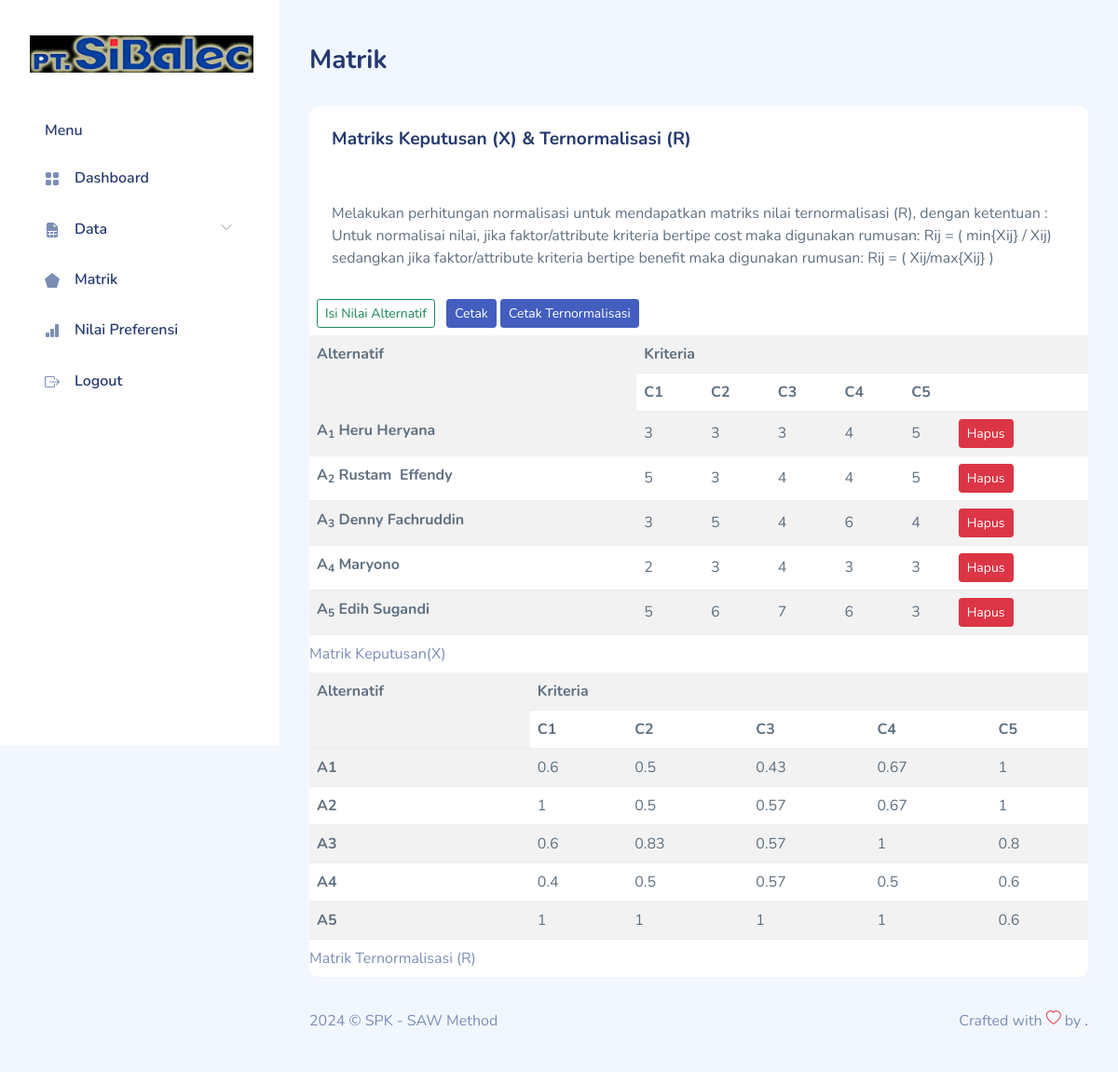
Screenshot of /matrik.php (signed in) with the database file from the repository.
### tables this page shows
CREATE TABLE `saw_evaluations` (
  `id_alternative` smallint(5) UNSIGNED NOT NULL,
  `id_criteria` tinyint(3) UNSIGNED NOT NULL,
  `value` float NOT NULL
);

CREATE TABLE `saw_alternatives` (
  `id_alternative` smallint(5) UNSIGNED NOT NULL,
  `name` varchar(30) NOT NULL
);

### matrik.php (the view, shortened to what this page needs)
<!DOCTYPE html>
<html lang="en">
  <?php
require "layout/head.php";
require "include/conn.php";
?>
  <body>
    <div id="app">
      <?php require "layout/sidebar.php";?>
      <div id="main">
        <div class="page-heading">
          <h3>Matrik</h3>
        </div>
        <div class="page-content">
          <section class="row">
            <div class="col-12">
              <div class="card">
                <div class="card-header">
                  <h4 class="card-title">Matriks Keputusan (X) &amp; Ternormalisasi (R)</h4>
                </div>
                <div class="card-content">
                  <div class="card-body">
                    <p class="card-text">Melakukan perhitungan normalisasi untuk mendapatkan matriks nilai ternormalisasi (R), dengan ketentuan :
Untuk normalisai nilai, jika faktor/attribute kriteria bertipe cost maka digunakan rumusan:
Rij = ( min{Xij} / Xij)
sedangkan jika faktor/attribute kriteria bertipe benefit maka digunakan rumusan:
Rij = ( Xij/max{Xij} )</p>
                  </div>
                  <button type="button" class="btn btn-outline-success btn-sm m-2" data-bs-toggle="modal"
                                        data-bs-target="#inlineForm">
                                        Isi Nilai Alternatif
                                    </button>
                                    <a href="cetak_matrik.php" target="_blank" class="btn btn-primary btn-sm">Cetak</a>
                                    <a href="cetak_ternormalisasi.php" target="_blank" class="btn btn-primary btn-sm">Cetak Ternormalisasi</a>
                  <div class="table-responsive" id="decision-matrix">
                  <table class="table table-striped mb-0">
                  <caption>
        Matrik Keputusan(X)
    </caption>
    <tr>
        <th rowspan='2'>Alternatif</th>
        <th colspan='6'>Kriteria</th>
    </tr>
    <tr>
        <th>C1</th>
        <th>C2</th>
        <th>C3</th>
        <th>C4</th>
        <th colspan="2">C5</th>
    </tr>
    <?php
$sql = "SELECT
          a.id_alternative,
          b.name,
          SUM(IF(a.id_criteria=1,a.value,0)) AS C1,
          SUM(IF(a.id_criteria=2,a.value,0)) AS C2,
          SUM(IF(a.id_criteria=3,a.value,0)) AS C3,
          SUM(IF(a.id_criteria=4,a.value,0)) AS C4,
          SUM(IF(a.id_criteria=5,a.value,0)) AS C5
        FROM
          saw_evaluations a
          JOIN saw_alternatives b USING(id_alternative)
        GROUP BY a.id_alternative
        ORDER BY a.id_alternative";
$result = $db->query($sql);
$X = array(1 => array(), 2 => array(), 3 => array(), 4 => array(), 5 => array());
while ($row = $result->fetch_object()) {
    array_push($X[1], round($row->C1, 2));
    array_push($X[2], round($row->C2, 2));
    array_push($X[3], round($row->C3, 2));
    array_push($X[4], round($row->C4, 2));
    array_push($X[5], round($row->C5, 2));
    echo "<tr class='center'>
            <th>A<sub>{$row->id_alternative}</sub> {$row->name}</th>
            <td>" . round($row->C1, 2) . "</td>
            <td>" . round($row->C2, 2) . "</td>
            <td>" . round($row->C3, 2) . "</td>
            <td>" . round($row->C4, 2) . "</td>
            <td>" . round($row->C5, 2) . "</td>
            <td>
            <a href='keputusan-hapus.php?id={$row->id_alternative}' class='btn btn-danger btn-sm'>Hapus</a>
            </td>
          </tr>\n";
}
?>
</table>
<table class="table table-striped mb-0">
    <caption>
        Matrik Ternormalisasi (R)
    </caption>
    <tr>
        <th rowspan='2'>Alternatif</th>
        <th colspan='5'>Kriteria</th>
    </tr>
    <tr>
        <th>C1</th>
        <th>C2</th>
        <th>C3</th>
        <th>C4</th>
        <th>C5</th>
    </tr>
    <?php
$sql = "SELECT
          a.id_alternative,
          SUM(
            IF(
              a.id_criteria=1,
              IF(
                b.attribute='benefit',
                a.value/" . max($X[1]) . ",
                " . min($X[1]) . "/a.value)
              ,0)
              ) AS C1,
          SUM(
            IF(
              a.id_criteria=2,
              IF(
                b.attribute='benefit',
                a.value/" . max($X[2]) . ",
                " . min($X[2]) . "/a.value)
               ,0)
             ) AS C2,
          SUM(
            IF(
              a.id_criteria=3,
              IF(
                b.attribute='benefit',
                a.value/" . max($X[3]) . ",
                " . min($X[3]) . "/a.value)
               ,0)
             ) AS C3,
          SUM(
            IF(
              a.id_criteria=4,
              IF(
                b.attribute='benefit',
                a.value/" . max($X[4]) . ",
                " . min($X[4]) . "/a.value)
               ,0)
             ) AS C4,
          SUM(
            IF(
              a.id_criteria=5,
              IF(
                b.attribute='benefit',
                a.value/" . max($X[5]) . ",
                " . min($X[5]) . "/a.value)
               ,0)
             ) AS C5
        FROM
          saw_evaluations a
          JOIN saw_criterias b USING(id_criteria)
        GROUP BY a.id_alternative
        ORDER BY a.id_alternative
       ";
$result = $db->query($sql);
while ($row = $result->fetch_object()) {
    echo "<tr class='center'>
            <th>A{$row->id_alternative}</th>
            <td>" . round($row->C1, 2) . "</td>
            <td>" . round($row->C2, 2) . "</td>
            <td>" . round($row->C3, 2) . "</td>
            <td>" . round($row->C4, 2) . "</td>
            <td>" . round($row->C5, 2) . "</td>
          </tr>\n";
}
?>
</table>
                  </div>
                </div>
              </div>
            </div>
          </section>
        </div>
        <?php require "layout/footer.php";?>
      </div>
    </div>
  </body>
</html>

### layout/head.php (shortened to what this page needs)
<head>
    <link rel="stylesheet" href="assets/css/bootstrap.css">
    <link rel="stylesheet" href="assets/vendors/iconly/bold.css">
    <link rel="stylesheet" href="assets/vendors/perfect-scrollbar/perfect-scrollbar.css">
    <link rel="stylesheet" href="assets/vendors/bootstrap-icons/bootstrap-icons.css">
    <link rel="stylesheet" href="assets/css/app.css">
</head>

### layout/sidebar.php (shortened to what this page needs)
<div id="sidebar" class="active">
    <div class="sidebar-wrapper active">
        <div class="sidebar-header">
            <div class="d-flex justify-content-between">
                <div class="logo">
                    <a href="./index.php">
                        <img src="assets/images/logo.png" alt="Logo" style="height: 40px; width: auto;">
                    </a>
                </div>
            </div>
        </div>
        <div class="sidebar-menu">
            <ul class="menu">
                <li class="sidebar-title">Menu</li>
                <li class="sidebar-item">
                    <a href="./" class='sidebar-link'>
                        <i class="bi bi-grid-fill"></i>
                        <span>Dashboard</span>
                    </a>
                </li>
                <li class="sidebar-item  has-sub">
                    <a href="#" class='sidebar-link'>
                        <i class="bi bi-file-earmark-spreadsheet-fill"></i>
                        <span>Data</span>
                    </a>
                </li>
                <li class="sidebar-item">
                    <a href="matrik.php" class='sidebar-link'>
                        <i class="bi bi-pentagon-fill"></i>
                        <span>Matrik</span>
                    </a>
                </li>
                <li class="sidebar-item">
                    <a href="preferensi.php" class='sidebar-link'>
                        <i class="bi bi-bar-chart-fill"></i>
                        <span>Nilai Preferensi</span>
                    </a>
                </li>
                <li class="sidebar-item">
                    <a href="logout.php" class='sidebar-link'>
                        <i class="bi bi-box-arrow-right"></i>
                        <span>Logout</span>
                    </a>
                </li>
            </ul>
        </div>
    </div>
</div>

### layout/footer.php
<footer>
    <div class="footer clearfix mb-0 text-muted">
        <div class="float-start">
            <p>2024 &copy; SPK - SAW Method</p>
        </div>
        <div class="float-end">
            <p>Crafted with <span class="text-danger"><i class="bi bi-heart"></i></span> by <a
                    href="http://github.com/ghalibassaidy">.</a></p>
        </div>
    </div>
</footer>

### assets/css/app.css (style rules this page uses)
.btn.btn-danger,.btn.btn-info,.btn.btn-primary,.btn.btn-secondary,.btn.btn-success,.btn.btn-warning { color:#fff }
.card { margin-bottom:2.2rem;border:none }
.card .card-header { border:none }
.card .card-header h4 { font-size:1.2rem;font-weight:700 }
.card .card-content { position:relative }
.card .card-title { font-size:1.2rem }
.card .card-body { padding:1.5rem }
#sidebar.active .sidebar-wrapper { left:0 }
.sidebar-wrapper { width:300px;height:100vh;position:fixed;top:0;z-index:10;overflow-y:auto;background-color:#fff;bottom:0;transition:left .5s ease-out }
.sidebar-wrapper .sidebar-header { padding:2rem 2rem 1rem;font-size:2rem;font-weight:700 }
.sidebar-wrapper .sidebar-header img { height:1.2rem }
.sidebar-wrapper .menu { margin-top:2rem;padding:0 2rem;font-weight:600 }
.sidebar-wrapper .menu .sidebar-title { padding:0 1rem;margin:1.5rem 0 1rem;font-size:1rem;list-style:none;font-weight:600;color:#25396f }
.sidebar-wrapper .menu .sidebar-link { display:block;padding:.7rem 1rem;font-size:1rem;display:flex;align-items:center;border-radius:.5rem;transition:all .5s;text-decoration:none;color:#25396f }
.sidebar-wrapper .menu .sidebar-link i,.sidebar-wrapper .menu .sidebar-link svg { color:#7c8db5 }
.sidebar-wrapper .menu .sidebar-link span { margin-left:1rem }
.sidebar-wrapper .menu .sidebar-item { list-style:none;margin-top:.5rem;position:relative }
.sidebar-wrapper .menu .sidebar-item.has-sub .sidebar-link:after { position:absolute;color:#ccc;right:15px;top:12px;display:block }
.dataTable-table td,.dataTable-table thead th,.table td,.table thead th { vertical-align:middle }
.bi { width:1rem;height:1rem }
#main { margin-left:300px;padding:2rem }
.page-heading { margin:0 0 2rem }
.page-heading h3 { font-weight:700 }
a { text-decoration:none }

### rows the page displays
saw_evaluations: id_alternative "1", id_alternative.name "Heru Heryana", C1 "3", C2 "3", C3 "3", C4 "4", C5 "5", C1 "0.6", C2 "0.5", C3 "0.43", C4 "0.67", C5 "1"
saw_evaluations: id_alternative "2", id_alternative.name "Rustam Effendy", C1 "5", C2 "3", C3 "4", C4 "4", C5 "5", C1 "1", C2 "0.5", C3 "0.57", C4 "0.67", C5 "1"
saw_evaluations: id_alternative "3", id_alternative.name "Denny Fachruddin", C1 "3", C2 "5", C3 "4", C4 "6", C5 "4", C1 "0.6", C2 "0.83", C3 "0.57", C4 "1", C5 "0.8"
saw_evaluations: id_alternative "4", id_alternative.name "Maryono", C1 "2", C2 "3", C3 "4", C4 "3", C5 "3", C1 "0.4", C2 "0.5", C3 "0.57", C4 "0.5", C5 "0.6"
saw_evaluations: id_alternative "5", id_alternative.name "Edih Sugandi", C1 "5", C2 "6", C3 "7", C4 "6", C5 "3", C1 "1", C2 "1", C3 "1", C4 "1", C5 "0.6"
